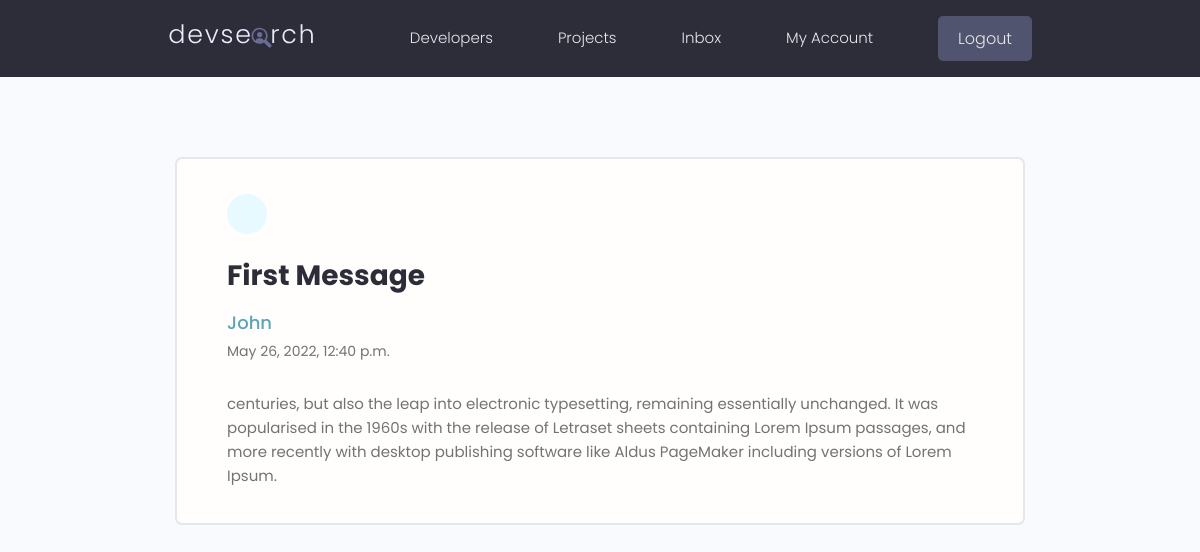
The app's page /message/ebd3d9f5-f2f6-4365-8c06-27240b1d25e7/ (signed in) with its own data.
### users/models.py (models this page shows, shortened)
class Message(models.Model):
    sender = models.ForeignKey(
        Profile, on_delete=models.SET_NULL, null=True, blank=True)
    recipient = models.ForeignKey(
        Profile, on_delete=models.SET_NULL, null=True, blank=True, related_name='messages')
    name = models.CharField(max_length=200, null=True, blank=True)
    email = models.EmailField(max_length=500, null=True, blank=True)
    subject = models.CharField(max_length=500, null=True, blank=True)
    body = models.TextField()
    isRead = models.BooleanField(default=False, null=True)
    created = models.DateTimeField(auto_now_add=True)
    id = models.UUIDField(default=uuid.uuid4, unique=True,
                          editable=False, primary_key=True)
    class Meta:
        ordering = ['isRead', '-created']

### users/views.py (the view)
# urls.py: path('message/<str:pk>/', viewMessage, name='message'),
@login_required(login_url='login')
def viewMessage(request, pk):
    profile = request.user.profile
    message = profile.messages.get(id=pk)
    if message.isRead == False:
        message.isRead = True
        message.save()
    context = {'message': message}
    return render(request, 'users/message.html', context)

### users/templates/users/message.html (shortened to what this page needs)
{% extends 'main.html' %}
{% block content %}
  <main class="messagePage my-xl">
    <div class="content-box">
      <div class="message">
        <a class="backButton" href="{% url 'inbox' %}"></a>
        <h2 class="message__subject">{{message.subject}}</h4>
          <a href="profile.html" class="message__author">{{message.name}}</a>
          <p class="message__date">{{message.created}}</p>
          <div class="message__body">
            {{message.body|linebreaksbr}}
          </div>
      </div>
    </div>
  </main>
{% endblock content %}

### static/styles/app.css (style rules this page uses)
:root { --color-sub: #2d2d39; }
.content-box { width: 95%; max-width: 85rem; margin: 0 auto; }
.message { padding: 2.5rem 0; }
.message > a { display: flex; gap: 1rem; }
.message__author, .message__date { flex-basis: 25%; }
.message__subject { flex-basis: 50%; }
.message__date { text-align: right; }
.messagePage .message { list-style: none; background: var(--color-white); padding: 3.5rem 5rem; border: 2px solid var(--color-light); border-radius: 0.7rem; }
.messagePage .message__subject { font-size: 2.8rem; color: var(--color-sub); margin-bottom: 1rem; margin-top: 2rem; }
.messagePage .message__author { font-size: 1.8rem; font-weight: 500; }
.messagePage .message__date { font-size: 1.4rem; font-weight: 400; text-align: left; margin-bottom: 3rem; }
.backButton { background: var(--color-main-light); color: var(--color-main); width: 4rem; height: 4rem; display: flex; align-items: center; justify-content: center; border-radius: 50%; }

### static/uikit/styles/modules/_variables.css (style rules this page uses)
:root { --color-main: #5aa5b9; --color-main-light: #e6faff; --color-sub: #3f4156; --color-sub-light: #51546e; --color-sub-lighter: #ededfd; --color-text: #737373; --color-gray: #8b8b8b; --color-light: #e5e7eb; --color-light-gray: #767676; --color-bg: #f8fafd; --color-white: #fffefd; --color-white-light: #f3f3f3; --color-success: #359e64; --color-success-bg: #def8e8; --color-error: #fc4b0b; --color-error-bg: #fff2ee; --font-base: 'Poppins', arial, helvetica, 'Segoe UI', roboto, ubuntu, sans-serif; --font-monospace: 'Fira Code', 'Courier New', courier, monospace; --font-regular: 300; --font-medium: 500; --font-bold: 700; --generic-shadow: 1px 1px 5px #00000010; --generic-transition: all 0.3s ease-in-out; }

### static/uikit/styles/modules/_base.css (style rules this page uses)
* { margin: 0; padding: 0; box-sizing: border-box; text-rendering: optimizeLegibility; color: inherit; font-size: inherit; }
html { font-size: 50%; }
@media only screen and (min-width: 480px) { html { font-size: 56.25%; } }
@media only screen and (min-width: 1200px) { html { font-size: 62.5%; } }
body { line-height: 1.6; font-weight: 400; font-size: 1.5rem; color: var(--color-text); background-color: var(--color-bg); min-height: 100vh; }

### static/uikit/styles/modules/_typography.css (style rules this page uses)
* { font-family: var(--font-base); }
h2 { font-size: 3.6rem; font-weight: var(--font-bold); }
p, span, strong { font-size: 1.6rem; color: var(--color-text); font-weight: var(--font-regular); }
a { padding-bottom: 2px; text-decoration: none; display: inline-block; color: var(--color-main); font-weight: var(--font-medium); }

### static/uikit/styles/modules/_utilities.css (style rules this page uses)
.my-xl { margin: 8rem auto; }

### records on screen
Message: subject "First Message", name "John", created "May 26, 2022, 12:40 p.m.", body "centuries, but also the leap into electronic typesetting, remaining essentially unchanged. It was popularised in the 1960s with the release of Letraset sheets containing Lorem Ipsum passages, and more recently with desktop publishing software like Aldus PageMaker including versions of Lorem Ipsum."
